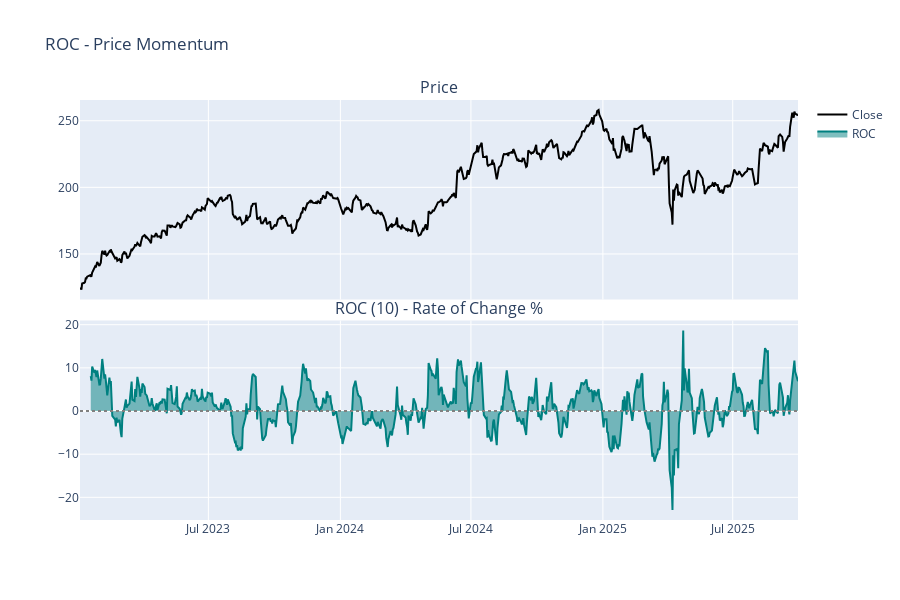

This figure's notebook cell:
### Markdown cell above
## 4. ROC - Rate of Change

Percentage change in price over N periods. Positive = upward momentum, negative = downward momentum.

### Code cell
df['roc'] = calculate_roc(df, period=10)

fig = make_subplots(rows=2, cols=1, shared_xaxes=True, vertical_spacing=0.05,
                    subplot_titles=('Price', 'ROC (10) - Rate of Change %'))

fig.add_trace(go.Scatter(x=df['date'], y=df['close'], name='Close', line=dict(color='black')), row=1, col=1)

fig.add_trace(go.Scatter(x=df['date'], y=df['roc'], name='ROC', 
                        fill='tozeroy', line=dict(color='teal')), row=2, col=1)
fig.add_hline(y=0, line_dash="dot", line_color="gray", row=2, col=1)

fig.update_layout(height=600, title_text="ROC - Price Momentum")
fig.show()

print(f"ROC mean: {df['roc'].mean():.2f}%")
print(f"ROC std: {df['roc'].std():.2f}%")

### Figure 1 — Plotly figure (JSON) as saved in the notebook; plotly's stock layout.template omitted (floating-point values rounded to 4 significant figures; data arrays with more than 128 entries replaced by an {"elided": "..."} marker saying what was removed)
{"data": [{"line": {"color": "black"}, "name": "Close", "type": "scatter", "x": {"elided": "688 str values"}, "xaxis": "x", "y": {"elided": "688 float values"}, "yaxis": "y"}, {"fill": "tozeroy", "line": {"color": "teal"}, "name": "ROC", "type": "scatter", "x": {"elided": "688 str values"}, "xaxis": "x2", "y": {"elided": "688 float values"}, "yaxis": "y2"}], "layout": {"annotations": [{"font": {"size": 16}, "showarrow": false, "text": "Price", "x": 0.5, "xanchor": "center", "xref": "paper", "y": 1, "yanchor": "bottom", "yref": "paper"}, {"font": {"size": 16}, "showarrow": false, "text": "ROC (10) - Rate of Change %", "x": 0.5, "xanchor": "center", "xref": "paper", "y": 0.475, "yanchor": "bottom", "yref": "paper"}], "height": 600, "shapes": [{"line": {"color": "gray", "dash": "dot"}, "type": "line", "x0": 0, "x1": 1, "xref": "x2 domain", "y0": 0, "y1": 0, "yref": "y2"}], "title": {"text": "ROC - Price Momentum"}, "xaxis": {"anchor": "y", "domain": [0, 1], "matches": "x2", "showticklabels": false}, "xaxis2": {"anchor": "y2", "domain": [0, 1]}, "yaxis": {"anchor": "x", "domain": [0.525, 1]}, "yaxis2": {"anchor": "x2", "domain": [0, 0.475]}}}
